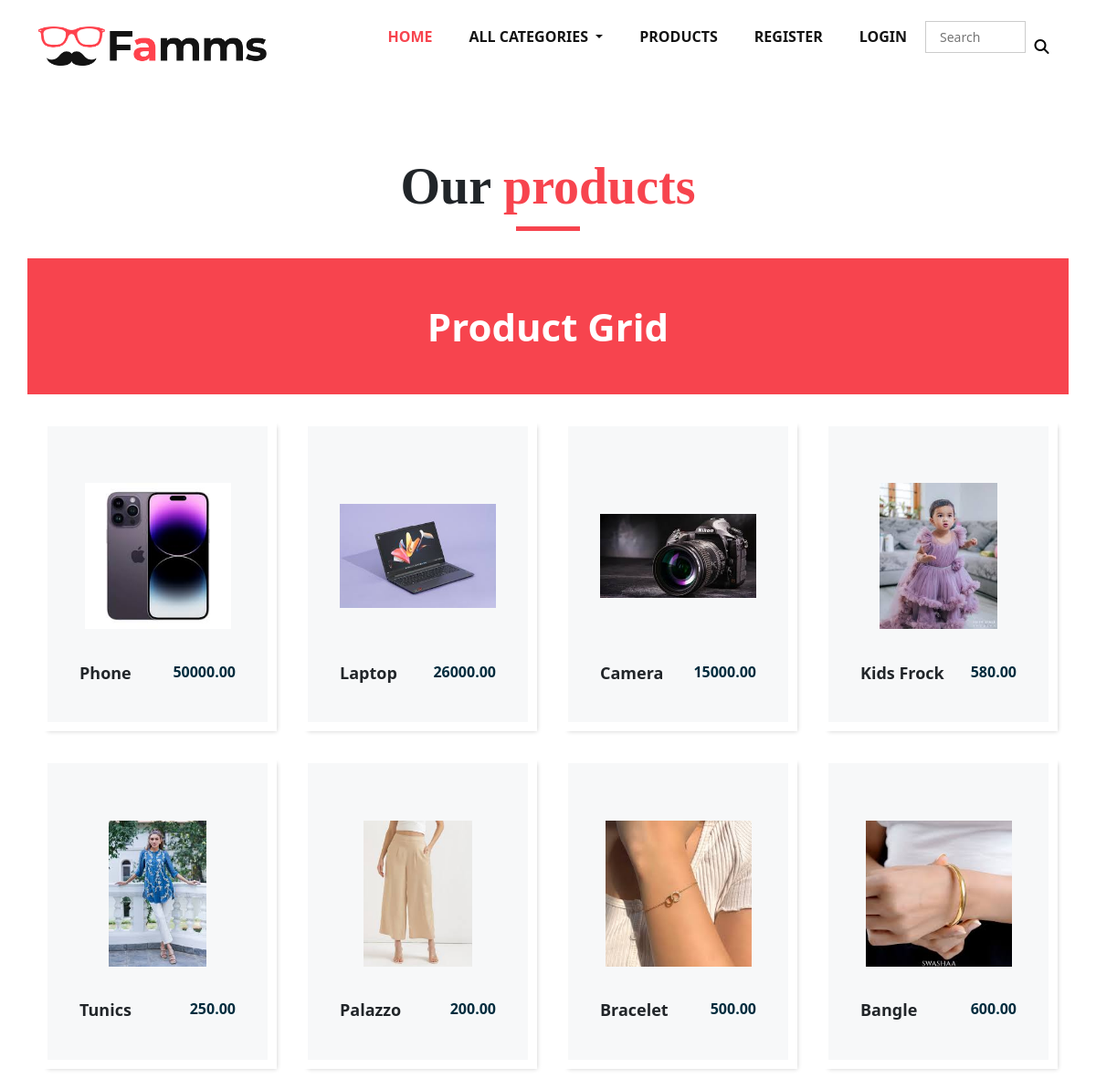
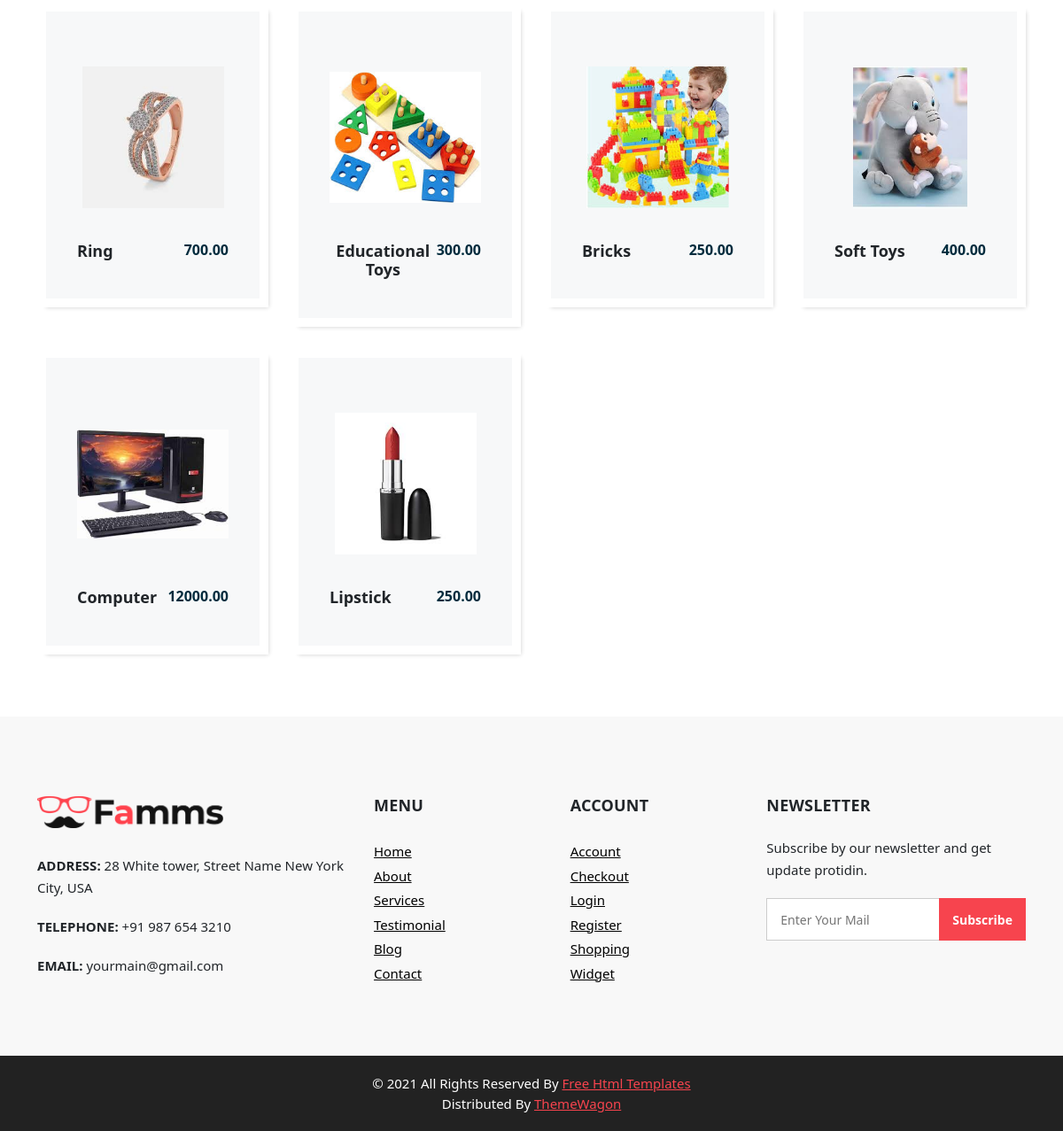
The app's page /allproducts with its own data (2 pictures, top to bottom).
### shop/models.py (models this page shows, shortened)
class Product(models.Model):
    name=models.CharField(max_length=40)
    price=models.DecimalField(max_digits=10,decimal_places=2)
    stock=models.IntegerField()
    description=models.TextField()
    image=models.ImageField(upload_to="media/products",blank=True,null=True)
    available=models.BooleanField(default=True)
    created=models.DateTimeField(auto_now_add=True)
    updated=models.DateTimeField(auto_now=True)
    category=models.ForeignKey(Category,on_delete=models.CASCADE,related_name="product")

### shop/views.py (the view)
# urls.py: path('allproducts',views.Allproducts.as_view(),name="allproducts"),
class Allproducts(ListView):
    model=Product
    template_name = 'allproducts.html'
    context_object_name = 'allproducts'

### cart/context_processors.py (called while the page is built)
def count_items(request):
    u = request.user
    count = 0
    if request.user.is_authenticated:
        c = Cart.objects.filter(user=u)
        for i in c:
            count += i.quantity
    return {'count':count}

### shop/context_processors.py (called while the page is built)
def links(request):
    c=Category.objects.all()
    return {'links':c}

### templates/allproducts.html (shortened to what this page needs)
{% extends 'base.html' %}
{% load static %}
{% block content %}
  <section class="product_section layout_padding">
         <div class="container">
            <div class="heading_container heading_center">
               <h2>
                  Our <span>products</span>
               </h2>
            </div>
            <div class="row">
                <section class="inner_page_head">
         <div class="container-fluid">
            <div class="row">
               <div class="col-md-12">
                  <div class="full">
                     <h3>Product Grid</h3>
                  </div>
               </div>
            </div>
         </div>
      </section>
{% for i in allproducts %}
               <div class="col-sm-6 col-md-4 col-lg-3">
                  <div class="box">
                     <div class="img-box">
                        <img src="{{i.image.url}}" alt="">
                     </div>
                     <div class="detail-box">
                        <h5>
                            {{i.name}}
                        </h5>
                        <h6>
                           {{i.price}}
                        </h6>
                     </div>
                  </div>
               </div>
{% endfor %}
            </div>
         </div>
  </section>
               {% endblock %}

### templates/base.html (shortened to what this page needs)
<!DOCTYPE html>
{% load static %}
<html>
   <head>
      <link rel="stylesheet" type="text/css" href="{% static 'css/bootstrap.css' %}" />
      <link href="{% static 'css/font-awesome.min.css' %}" rel="stylesheet" />
      <link href="{% static 'css/style.css' %}" rel="stylesheet" />
      <link href="{% static 'css/responsive.css' %}" rel="stylesheet" />
      <link href="https://cdn.jsdelivr.net/npm/bootstrap@5.0.2/dist/css/bootstrap.min.css" rel="stylesheet">
      <link rel="stylesheet" href="https://cdnjs.cloudflare.com/ajax/libs/font-awesome/6.7.2/css/all.min.css" />
   </head>
   <body>
      <div class="hero_area">
         <header class="header_section">
            <div class="container">
               <nav class="navbar navbar-expand-lg custom_nav-container ">
                  <a class="navbar-brand" href="index.html"><img width="250" src="{% static 'images/logo.png' %}"  alt="#" ></a>
                  <div class="collapse navbar-collapse" id="navbarSupportedContent">
                     <ul class="navbar-nav">
                        <li class="nav-item active">
                           <a class="nav-link" href="{% url 'shop:category' %}">Home <span class="sr-only">(current)</span></a>
                        </li>
                        <li class="nav-item dropdown">
                           <a class="nav-link dropdown-toggle" href="#" data-toggle="dropdown" role="button" aria-haspopup="true" aria-expanded="true"> <span class="nav-label">All Categories </a>
                        </li>
                        <li class="nav-item">
                           <a class="nav-link" href="{% url 'shop:allproducts' %}">Products</a>
                        </li>
                        {% if user.is_authenticated %}
                        {% if user.is_superuser %}
                        <li class="nav-item">
                           <a class="nav-link" href="{% url 'cart:addcategory' %}">Add Categories</a>
                        </li>
                        <li class="nav-item">
                           <a class="nav-link" href="{% url 'cart:addproduct' %}">Add Products</a>
                        </li>
                        {% endif %}
                        <li class="nav-item">
                           <a class="nav-link" href="{% url 'shop:logout' %}">Logout</a>
                        </li>
                        {% else %}
                        <li class="nav-item">
                           <a class="nav-link" href="{% url 'shop:register' %}">Register</a>
                        </li>
                        <li class="nav-item">
                           <a class="nav-link" href="{% url 'shop:login' %}">Login</a>
                        </li>
                        {% endif %}
                        <form class="form-inline" method="POST" action="{% url 'search:searchprod' %}">
                           <input type="text" name="q" style="height:35px;width:110px;" placeholder="Search">
                           <button class="btn  my-2 my-sm-0 nav_search-btn" type="submit">
                           <i class="fa fa-search" aria-hidden="true"></i>
                           </button>
                        </form>
                     </ul>
                  </div>
               </nav>
            </div>
         </header>
   {% block content %}
   {% endblock %}
      <footer>
         <div class="container">
            <div class="row">
               <div class="col-md-4">
                   <div class="full">
                      <div class="logo_footer">
                        <a href="#"><img width="210" src="{% static 'images/logo.png' %}" alt="#" /></a>
                      </div>
                      <div class="information_f">
                        <p><strong>ADDRESS:</strong> 28 White tower, Street Name New York City, USA</p>
                        <p><strong>TELEPHONE:</strong> +91 987 654 3210</p>
                        <p><strong>EMAIL:</strong> yourmain@gmail.com</p>
                      </div>
                   </div>
               </div>
               <div class="col-md-8">
                  <div class="row">
                  <div class="col-md-7">
                     <div class="row">
                        <div class="col-md-6">
                     <div class="widget_menu">
                        <h3>Menu</h3>
                        <ul>
                           <li><a href="{% url 'shop:category' %}">Home</a></li>
                           <li><a href="">About</a></li>
                           <li><a href="#">Services</a></li>
                           <li><a href="#">Testimonial</a></li>
                           <li><a href="#">Blog</a></li>
                           <li><a href="#">Contact</a></li>
                        </ul>
                     </div>
                  </div>
                  <div class="col-md-6">
                     <div class="widget_menu">
                        <h3>Account</h3>
                        <ul>
                           <li><a href="#">Account</a></li>
                           <li><a href="{% url 'cart:cartview' %}">Checkout</a></li>
                           <li><a href="{% url 'shop:login' %}">Login</a></li>
                           <li><a href="{% url 'shop:register' %}">Register</a></li>
                           <li><a href="" id="#cat">Shopping</a></li>
                           <li><a href="#">Widget</a></li>
                        </ul>
                     </div>
                  </div>
                     </div>
                  </div>
                  <div class="col-md-5">
                     <div class="widget_menu">
                        <h3>Newsletter</h3>
                        <div class="information_f">
                          <p>Subscribe by our newsletter and get update protidin.</p>
                        </div>
                        <div class="form_sub">
                           <form>
                              <fieldset>
                                 <div class="field">
                                    <input type="email" placeholder="Enter Your Mail" name="email" />
                                    <input type="submit" value="Subscribe" />
                                 </div>
                              </fieldset>
                           </form>
                        </div>
                     </div>
                  </div>
                  </div>
               </div>
            </div>
         </div>
      </footer>
      <div class="cpy_">
         <p class="mx-auto">© 2021 All Rights Reserved By <a href="https://html.design/">Free Html Templates</a><br>
            Distributed By <a href="https://themewagon.com/" target="_blank">ThemeWagon</a>
         </p>
      </div>
   </body>
</html>

### static/css/responsive.css (style rules this page uses)
@media (min-width: 1200px) { .container { max-width: 1170px; } }

### records on screen
Product: image (picture), name "Phone", price "50000.00"
Product: image (picture), name "Laptop", price "26000.00"
Product: image (picture), name "Camera", price "15000.00"
Product: image (picture), name "Kids Frock", price "580.00"
Product: image (picture), name "Tunics", price "250.00"
Product: image (picture), name "Palazzo", price "200.00"
Product: image (picture), name "Bracelet", price "500.00"
Product: image (picture), name "Bangle", price "600.00"
Product: image (picture), name "Ring", price "700.00"
Product: image (picture), name "Educational Toys", price "300.00"
Product: image (picture), name "Bricks", price "250.00"
Product: image (picture), name "Soft Toys", price "400.00"
Product: image (picture), name "Computer", price "12000.00"
Product: image (picture), name "Lipstick", price "250.00"
